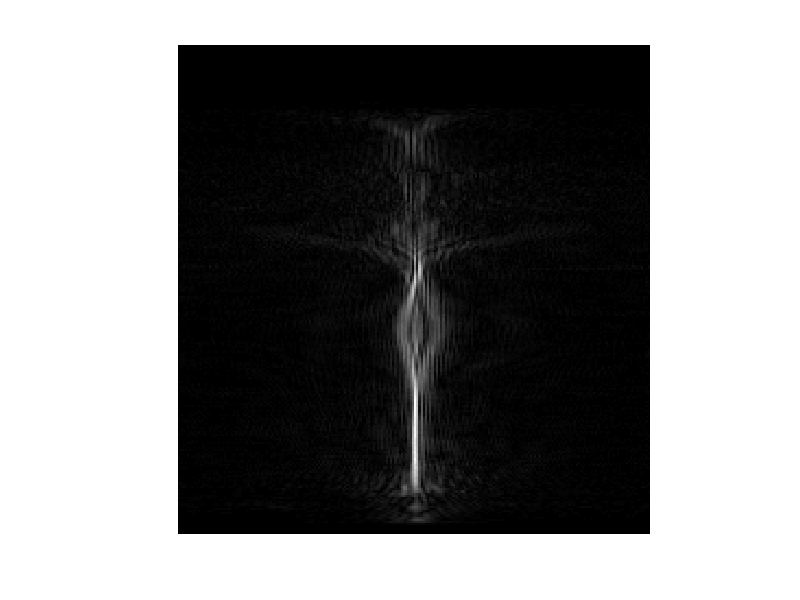

Recreate this plot in MATLAB.
% part 1.1
k_space_data = load('K_space_data.mat');
imshow(abs(k_space_data.K_space_slice18), [])

% part 1.2
X = ifft(k_space_data.K_space_slice18);
imshow(abs(X), [])